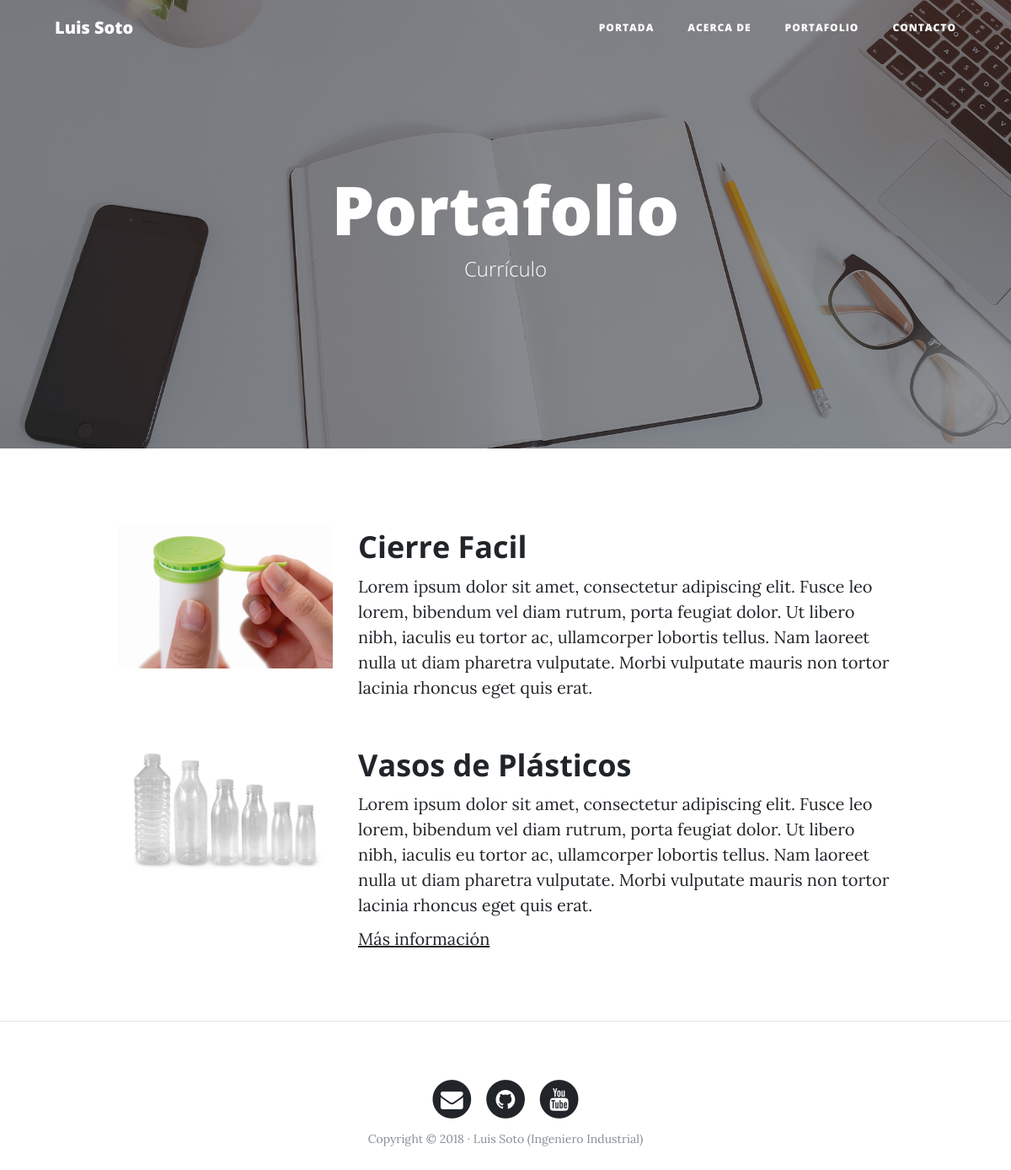
The page /portfolio/ on the database its author committed.
### portfolio/models.py (models this page shows, shortened)
class Project(models.Model):
	title = models.CharField(max_length=200, verbose_name="Título")
	description = models.TextField(verbose_name="Descripción")
	image = models.ImageField(verbose_name="Imagen", upload_to="projects")
	link = models.URLField(verbose_name="Dirección Web", null=True, blank=True)
	created = models.DateTimeField(auto_now_add=True, verbose_name="Fecha de creación")
	updated = models.DateTimeField(auto_now=True, verbose_name="Fecha de edición")
	class Meta:
		verbose_name = "Proyecto"
		verbose_name_plural = "Proyectos"
		ordering = ["-created"]

### portfolio/views.py (the view)
# urls.py: path('portfolio/', portfolio_views.portfolio, name="portfolio"),
def portfolio(request):
	projects = Project.objects.all()
	return render(request, "portfolio/portfolio.html", {'projects':projects})

### templates/portfolio/portfolio.html (shortened to what this page needs)
{% extends 'core/base.html' %}
{% block background %}{% load static %}{% static 'img/portfolio-bg.jpg' %}{% endblock %}
{% block headers %}
<h1>Portafolio</h1>
<span class="subheading">Currículo</span>
{% endblock %}
{% block content %}
   	{% for project in projects %}
	   	<div class="row project">
		   	<div class="col-lg-3 col-md-4 offset-lg-1">
			    <img class="img-fluid" src="{{project.image.url}}" alt="">
			</div>
			<div class="col-lg-7 col-md-8">
				<h2 class="section-heading title">{{project.title}}</h2>
			    <p>{{project.description}}</p>
			    {% if project.link %}
			    	<p><a href="{{project.link}}">Más información</a></p>
			    {% endif %}
			</div>
		</div>
	{% endfor %}
{% endblock %}

### templates/core/base.html (shortened to what this page needs)
<!DOCTYPE html>
<html lang="es">
  <head>
    {% load static %}
    <link href="{% static 'vendor/bootstrap/css/bootstrap.min.css' %}" rel="stylesheet">
    <link href="{% static 'vendor/font-awesome/css/font-awesome.min.css' %}" rel="stylesheet" type="text/css">
    <link href="{% static 'css/clean-blog.min.css' %}" rel="stylesheet">
  </head>
  <body>
    <nav class="navbar navbar-expand-lg navbar-light fixed-top" id="mainNav">
      <div class="container">
        <a class="navbar-brand" href="{% url 'home' %}">Luis Soto</a>
        <div class="collapse navbar-collapse" id="navbarResponsive">
          <ul class="navbar-nav ml-auto">
            <li class="nav-item">
              <a class="nav-link" href="{% url 'home' %}">Portada</a>
            </li>
            <li class="nav-item">
              <a class="nav-link" href="{% url 'about' %}">Acerca de</a>
            </li>
            <li class="nav-item">
              <a class="nav-link" href="{% url 'portfolio' %}">Portafolio</a>
            </li>
            <li class="nav-item">
              <a class="nav-link" href="{% url 'contact' %}">Contacto</a>
            </li>
          </ul>
        </div>
      </div>
    </nav>
    <header class="masthead" style="background-image: url('{% block background %}{% endblock %}')">
      <div class="overlay"></div>
      <div class="container">
        <div class="row">
          <div class="col-lg-8 col-md-10 mx-auto">
            <div class="site-heading">
            	{% block headers %}{% endblock %}
            </div>
          </div>
        </div>
      </div>
    </header>
    <div class="container">
        {% block content %}{% endblock %}
    </div>
	{% if request.path != "/" %}<hr>{% endif %}
    <footer>
      <div class="container">
        <div class="row">
          <div class="col-lg-8 col-md-10 mx-auto">
            <ul class="list-inline text-center">
              <li class="list-inline-item">
                <a href="#">
                  <span class="fa-stack fa-lg">
                    <i class="fa fa-circle fa-stack-2x"></i>
                    <i class="fa fa-envelope fa-stack-1x fa-inverse"></i>
                  </span>
                </a>
              </li>
              <li class="list-inline-item">
                <a href="#">
                  <span class="fa-stack fa-lg">
                    <i class="fa fa-circle fa-stack-2x"></i>
                    <i class="fa fa-github fa-stack-1x fa-inverse"></i>
                  </span>
                </a>
              </li>
              <li class="list-inline-item">
                <a href="#">
                  <span class="fa-stack fa-lg">
                    <i class="fa fa-circle fa-stack-2x"></i>
                    <i class="fa fa-youtube fa-stack-1x fa-inverse"></i>
                  </span>
                </a>
              </li>
            </ul>
            <p class="copyright text-muted">Copyright &copy; 2018 · Luis Soto (Ingeniero Industrial) </p>
          </div>
        </div>
      </div>
    </footer>
  </body>
</html>

### rows shown on the page
Project: image (picture), title "Cierre Facil", description "Lorem ipsum dolor sit amet, consectetur adipiscing elit. Fusce leo lorem, bibendum vel diam rutrum, porta feugiat dolor. Ut libero nibh, iaculis eu tortor ac, ullamcorper lobortis tellus. Nam laoreet nulla ut diam pharetra vulputate. Morbi vulputate mauris non tortor lacinia rhoncus eget quis erat."
Project: image (picture), title "Vasos de Plásticos", description "Lorem ipsum dolor sit amet, consectetur adipiscing elit. Fusce leo lorem, bibendum vel diam rutrum, porta feugiat dolor. Ut libero nibh, iaculis eu tortor ac, ullamcorper lobortis tellus. Nam laoreet nulla ut diam pharetra vulputate. Morbi vulputate mauris non tortor lacinia rhoncus eget quis erat."
